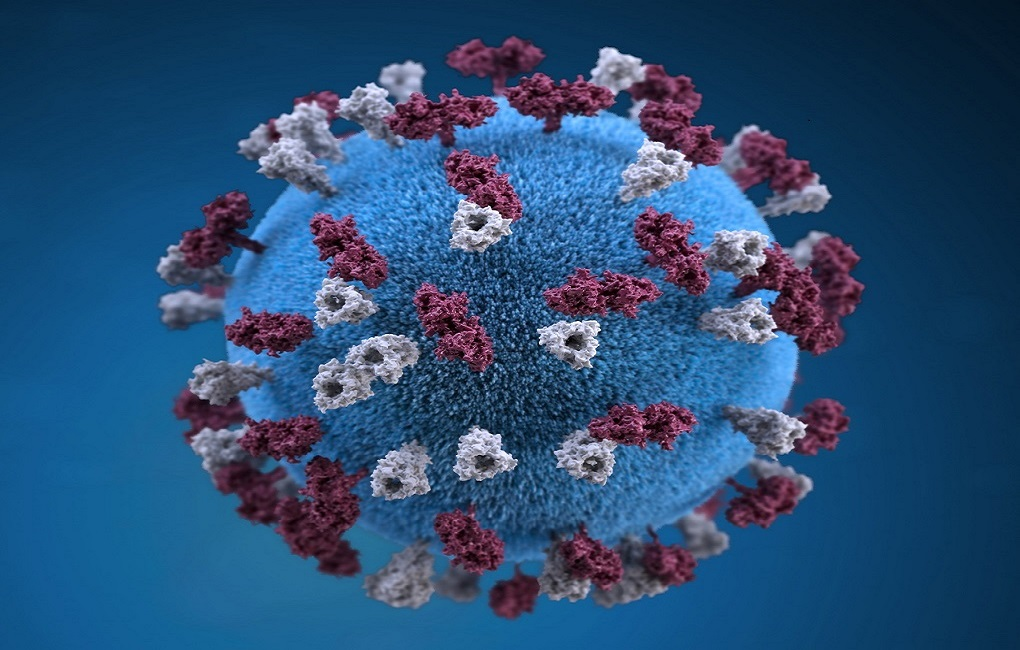
#> input picture Lab/images/1.jpg, 1020 x 650 px
$ jupyter execute 190104.ipynb
#> lines starting #> are read from the running program, lines starting #| are printed output that depends on the picture
[cell 1]
import matplotlib.pyplot as plt
from PIL import Image,ImageOps
import cv2
import numpy as np

[cell 2]
img1 = cv2.imread('images/1.jpg')
#> img1 is the input picture: shape (650, 1020, 3); mean B, G, R 117, 77.8, 41.1
img1 = cv2.cvtColor(img1, cv2.COLOR_BGR2RGB)
img2 = cv2.imread('images/2.jpg')
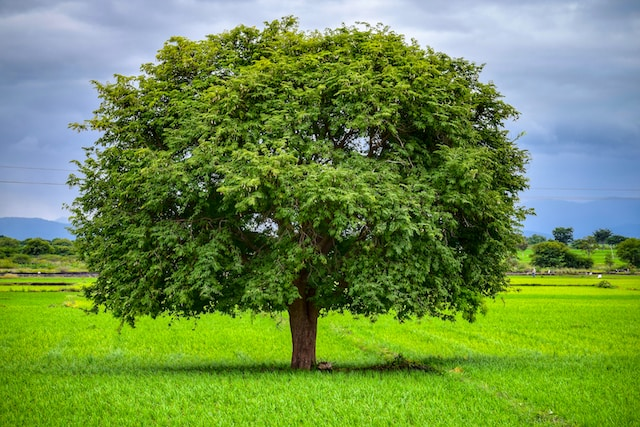
#> input picture Lab/images/2.jpg, 640 x 427 px
#> img2 is the input picture: shape (427, 640, 3); mean B, G, R 75.8, 142, 109.9
img2 = cv2.cvtColor(img2, cv2.COLOR_BGR2RGB)

plt.imshow(img1)

[cell 3]
plt.imshow(img2)

[cell 4]
# Add the images
img1 = cv2.resize(img1, (img2.shape[1], img2.shape[0]))
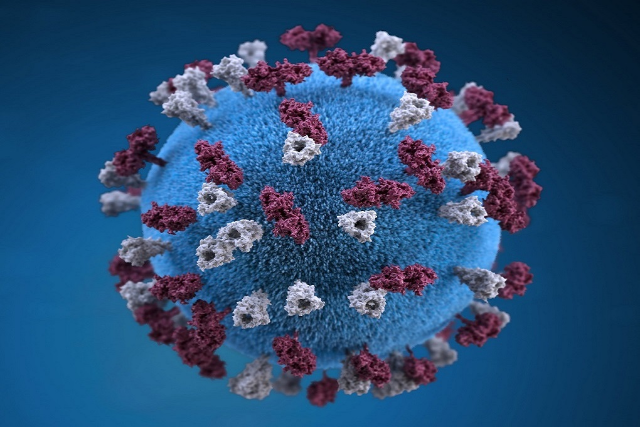
#> img1: shape (427, 640, 3); mean R, G, B 41, 77.7, 116.9
result = cv2.add(img1, img2)
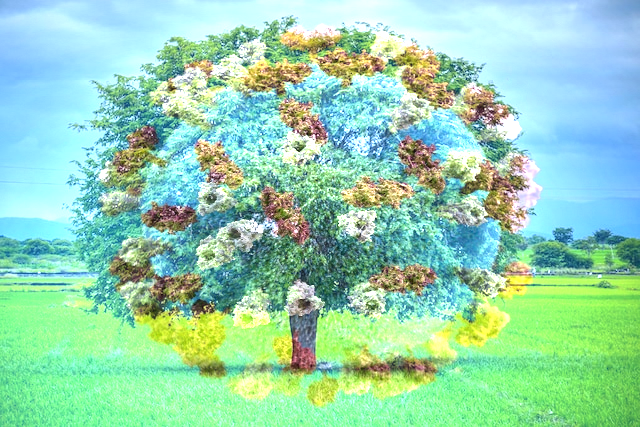
#> result: shape (427, 640, 3); mean R, G, B 149.8, 211.1, 179.3

plt.imshow(result)

[cell 5]
img1 = cv2.resize(img1, (img2.shape[1], img2.shape[0]))
result = cv2.subtract(img1, img2)
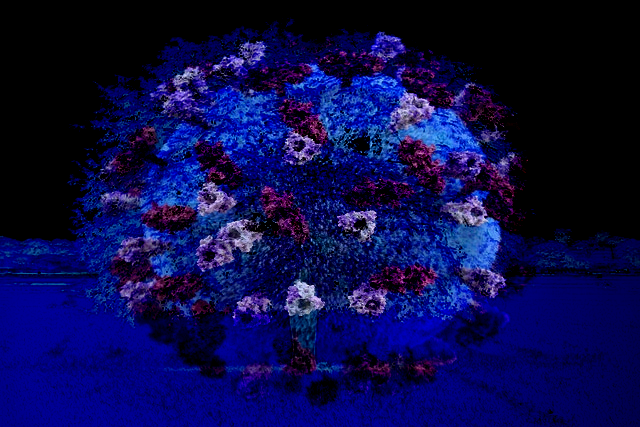
#> result: shape (427, 640, 3); mean R, G, B 10.2, 11, 75.1
plt.imshow(result)
plt.show()

[cell 6]
#histogram
def show_histogram(image_path):
    # Load the image
#> called with image_path = 'images/1.jpg'
    image = cv2.imread(image_path, 0)  # Read the image in grayscale mode (0)
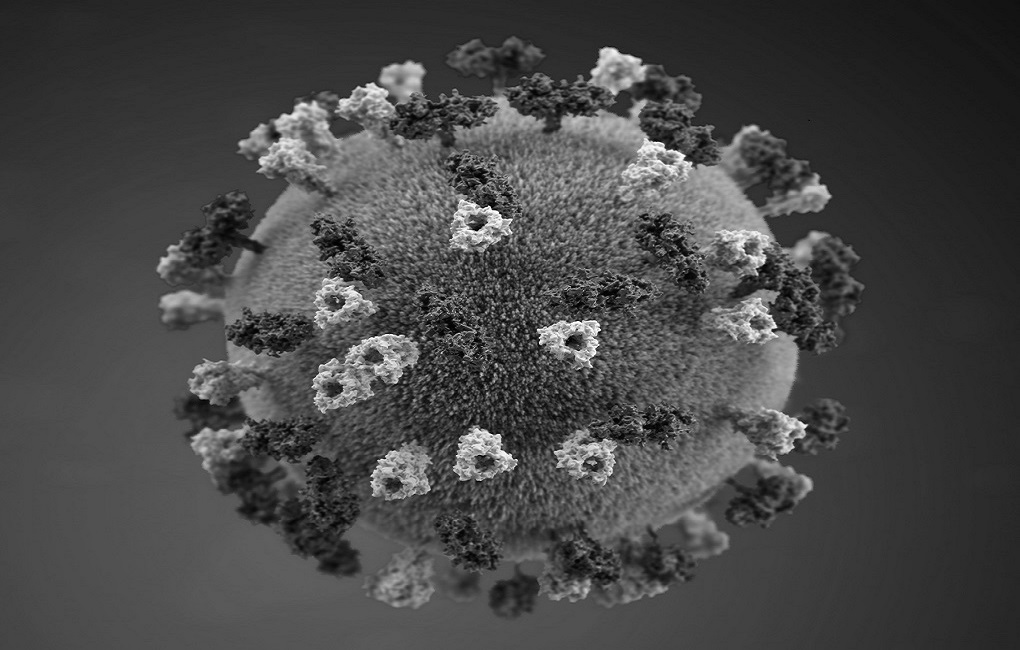
#> image: shape (650, 1020); min 0, max 255, mean 71.3

    # Calculate histogram
    hist = cv2.calcHist([image], [0], None, [256], [0, 256])
#> hist = 256 values, max 15297 at index 44, min 18 at index 249, mean 2589.8

    # Plot the histogram
    plt.figure()
    plt.title('Grayscale Histogram')
    plt.xlabel('Bins')
    plt.ylabel('# of Pixels')
    plt.plot(hist)
    plt.xlim([0, 256])
    plt.show()
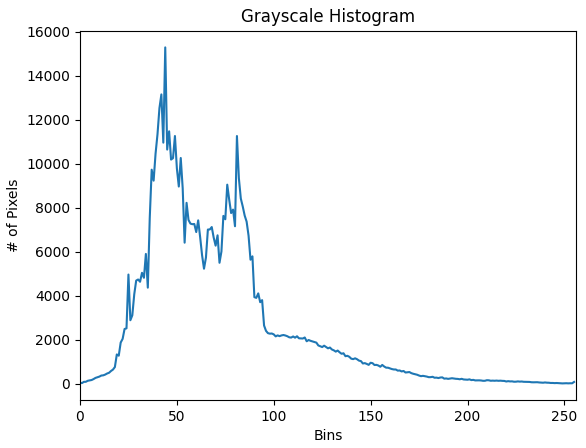
#> figure drawn by matplotlib, 1 panel; curve peaks at x = 44, y = 15297

# Provide the path to your image file
image_path = "images/1.jpg"

# Show the histogram
show_histogram(image_path)

[cell 7]
def histogram_equalization(image_path):
    # Load the image
#> called with image_path = 'images/1.jpg'
    image = cv2.imread(image_path, 0)  # Read the image in grayscale mode (0)

    # Perform histogram equalization
    equalized_image = cv2.equalizeHist(image)
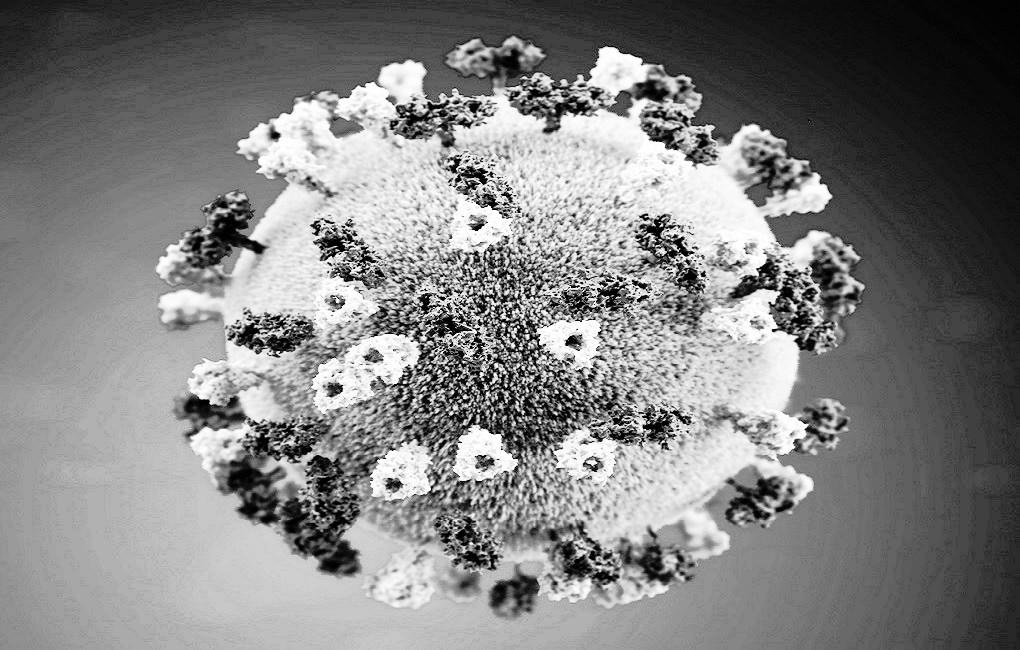
#> equalized_image: shape (650, 1020); min 0, max 255, mean 128.8

    # Calculate histograms
    hist_original = cv2.calcHist([image], [0], None, [256], [0, 256])
#> hist_original has the same summary as hist in show_histogram
    hist_equalized = cv2.calcHist([equalized_image], [0], None, [256], [0, 256])
#> hist_equalized = 256 values, max 15297 at index 64, min 0 at index 8, mean 2589.8

    # Plot the histograms
    plt.figure(figsize=(10, 5))

    plt.subplot(121)
    plt.plot(hist_original)
    plt.title('Original Histogram')
    plt.xlabel('Pixel Value')
    plt.ylabel('Frequency')

    plt.subplot(122)
    plt.plot(hist_equalized)
    plt.title('Equalized Histogram')
    plt.xlabel('Pixel Value')
    plt.ylabel('Frequency')

    plt.tight_layout()
    plt.show()
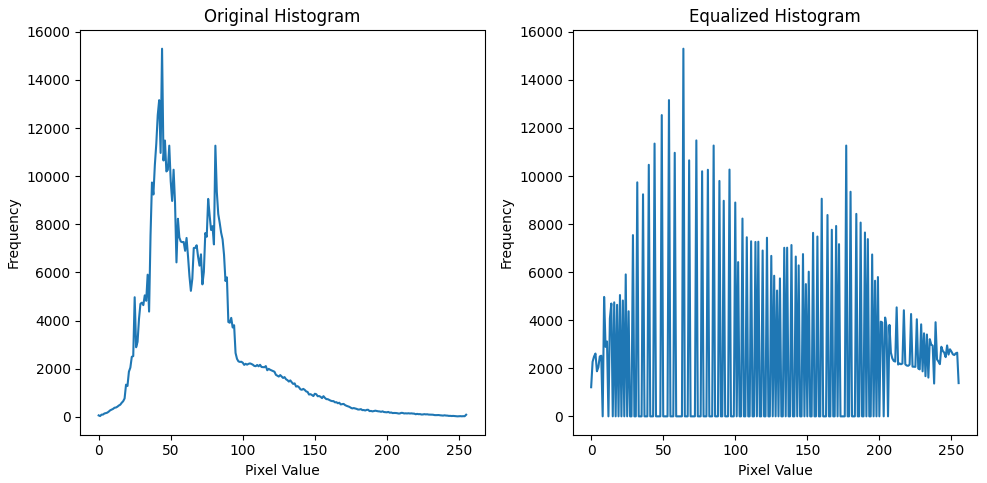
#> figure drawn by matplotlib, 2 panels; panel 1: curve peaks at x = 44, y = 15297; panel 2: curve peaks at x = 64, y = 15297

    return equalized_image

# Provide the path to your image file
image_path = "images/1.jpg"

# Perform histogram equalization and display histograms
equalized_image = histogram_equalization(image_path)

# Display the original and equalized images
cv2.imshow("Original Image", cv2.imread(image_path, 0))
cv2.waitKey(0)
cv2.destroyAllWindows()
